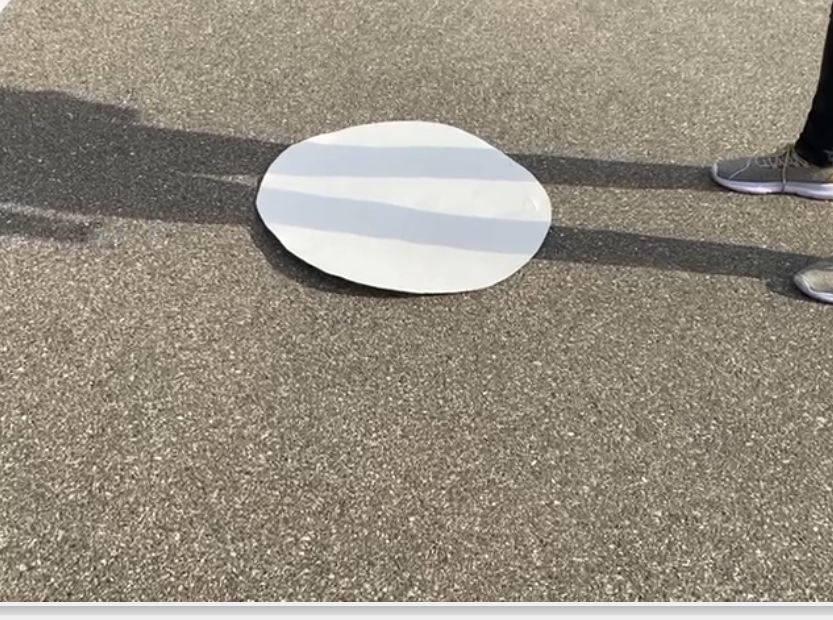
#> input picture Pothole_detection/test.png, 833 x 620 px
$ python test_from_image_2.py
#> lines starting #> are read from the running program, lines starting #| are printed output that depends on the picture
import cv2
import numpy as np
from matplotlib import pyplot as plt

bgr_img = cv2.imread('test.png') # read as it is
#> bgr_img is the input picture: shape (620, 833, 3); mean B, G, R 128.7, 142, 150.2

if bgr_img.shape[-1] == 3:           # color image
    b,g,r = cv2.split(bgr_img)       # get b,g,r
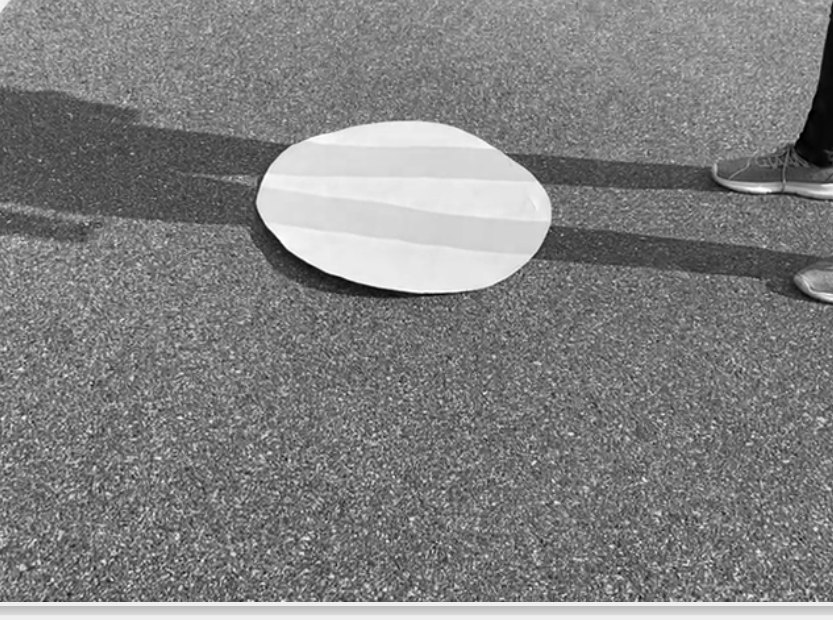
#> b: shape (620, 833); min 0, max 255, mean 128.7
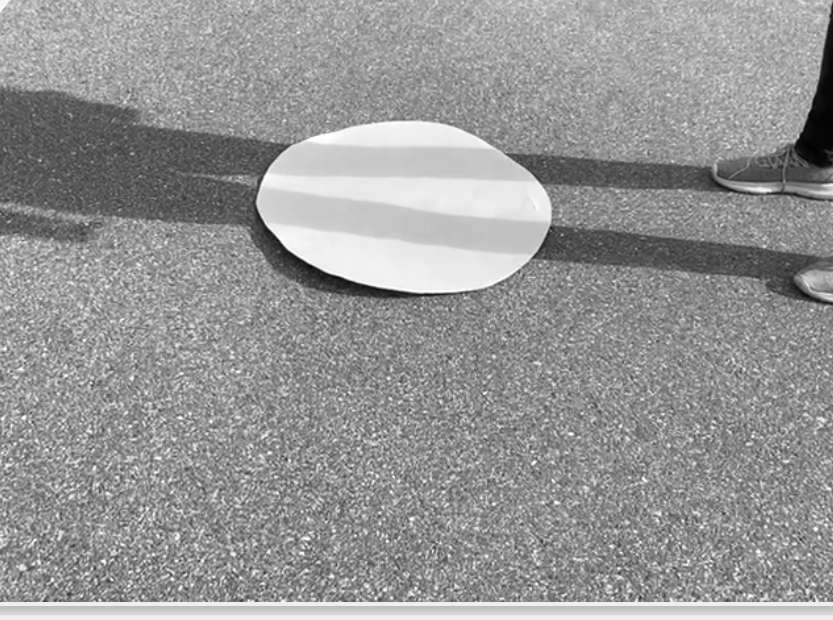
#> r: shape (620, 833); min 0, max 255, mean 150.2
    rgb_img = cv2.merge([r,g,b])     # switch it to rgb
    gray_img = cv2.cvtColor(bgr_img, cv2.COLOR_BGR2GRAY)
else:
    gray_img = bgr_img

img = cv2.medianBlur(gray_img, 5)
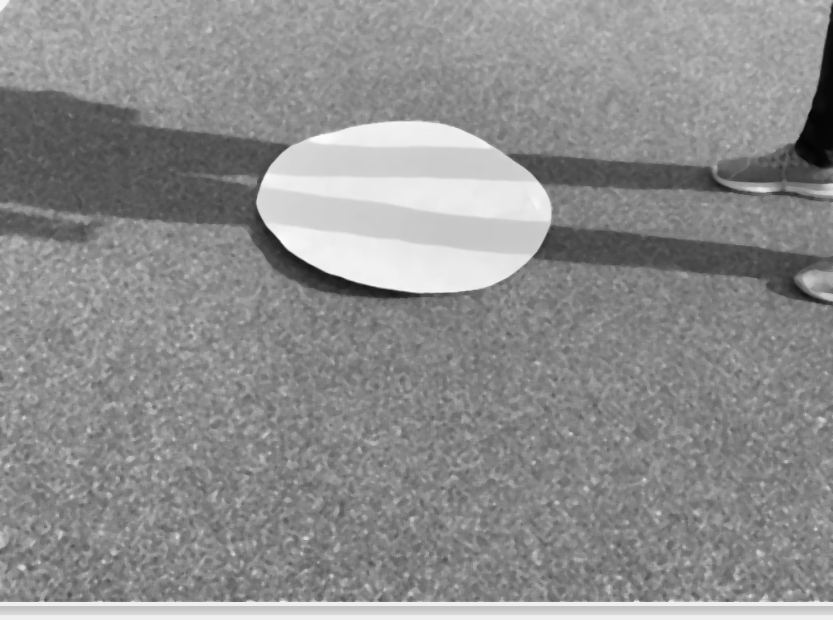
#> img: shape (620, 833); min 3, max 251, mean 142
cimg = cv2.cvtColor(img,cv2.COLOR_GRAY2BGR)

# Setting parameter values
t_lower = 50  # Lower Threshold
t_upper = 150  # Upper threshold

# Applying the Canny Edge filter
img = cv2.Canny(cimg, t_lower, t_upper)
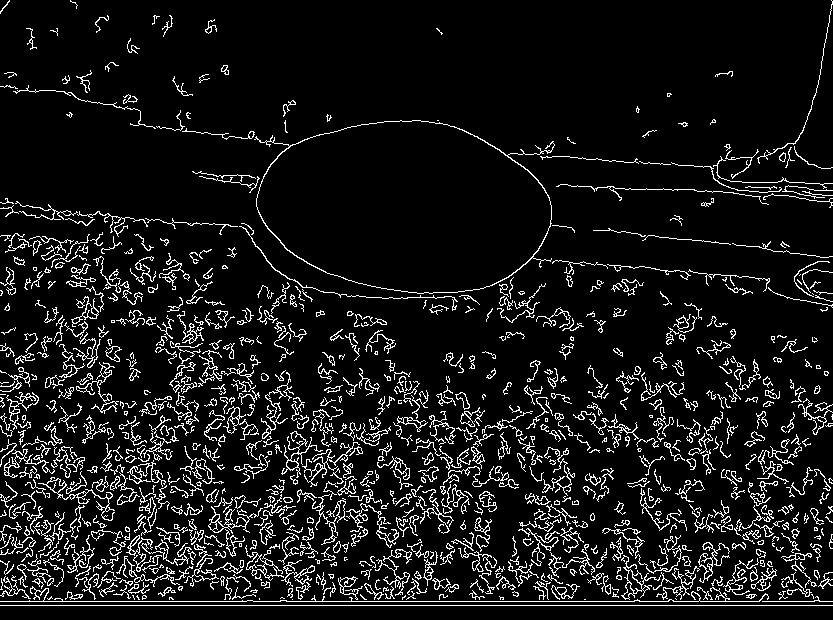
#> img: shape (620, 833); 9.1% white in thin lines or dots
circles = cv2.HoughCircles(img,
                    cv2.HOUGH_GRADIENT, 1, 20, param1 = 50,
                param2 = 30, minRadius = 100, maxRadius = 200)
#> circles = 399 rows, first 8: [396.5, 319.5, 199.4], [192.5, 413.5, 192.8], [169.5, 445.5, 160.9], [189.5, 440.5, 165.3], [253.5, 412.5, 193.9], [235.5, 436.5, 169.7], [292.5, 465.5, 141.1], [600.5, 434.5, 171.9]

circles = np.uint16(np.around(circles))
#> circles = 399 rows, first 8: [396, 320, 199], [192, 414, 193], [170, 446, 161], [190, 440, 165], [254, 412, 194], [236, 436, 170], [292, 466, 141], [600, 434, 172]

a=0
b=0
r=0
r2=200

for i in circles[0,:]:
    # draw the outer circle
    #cv2.circle(cimg,(i[0],i[1]),i[2],(0,255,0),2)
    # draw the center of the circle
    #cv2.circle(cimg,(i[0],i[1]),2,(0,0,255),3)
    if(i[2]>r and i[2]<r2):
        a=i[0]
        b=i[1]
        r=i[2]
#> this loop made 399 passes
#> i on passes 2 to 13: [192, 414, 193], [170, 446, 161], [190, 440, 165], [254, 412, 194], [236, 436, 170], [292, 466, 141], [600, 434, 172], [306, 408, 199], [446, 450, 156], [196, 388, 166], [170, 388, 169], [378, 416, 191]
#> after the loop, a = 396; b = 320; r = 199

#cv2.circle(cimg,(a,b),r,(0,255,0),2)
cv2.rectangle(cimg, (a - r, b - r), (a + r, b + r), (0, 128, 0), 4)
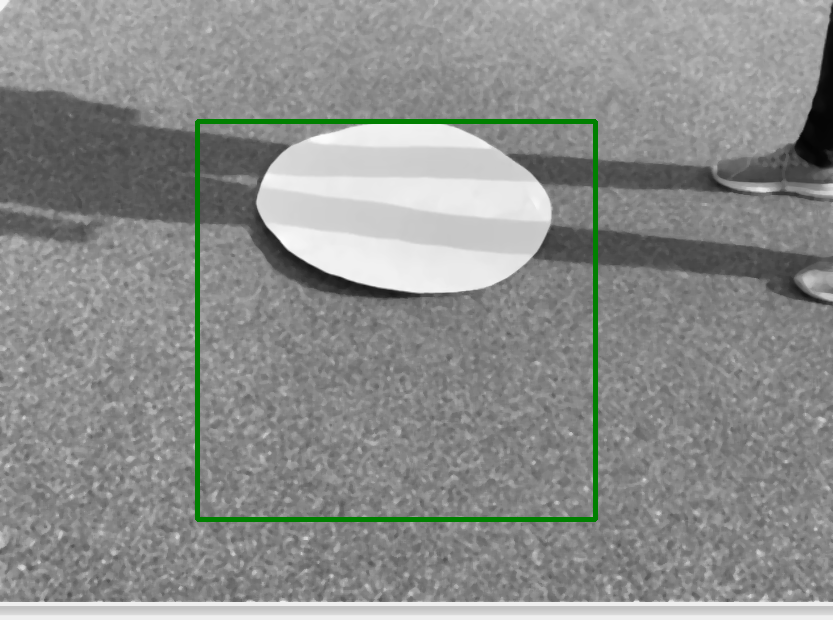
#> cimg: shape (620, 833, 3); mean B, G, R 140, 142, 140
plt.subplot(121),plt.imshow(rgb_img)
plt.title('Input Image'), plt.xticks([]), plt.yticks([])
plt.subplot(122),plt.imshow(cimg)
plt.title('Hough Transform'), plt.xticks([]), plt.yticks([])
plt.show()
